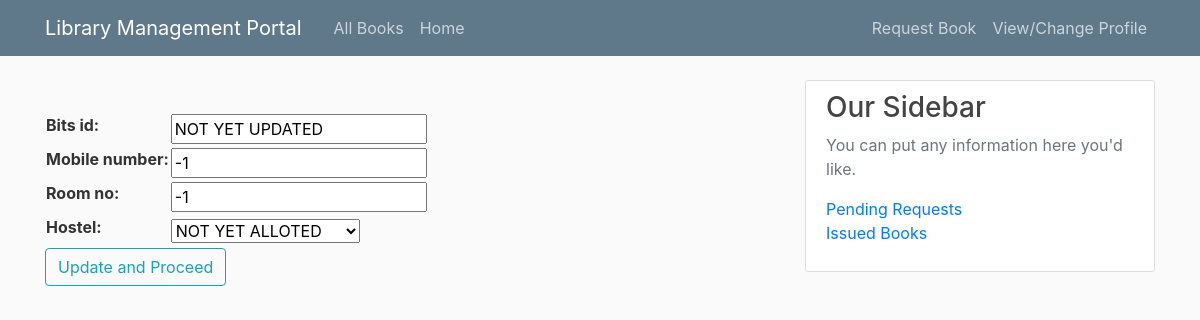
The page /lib/profile/ (signed in) on the database its author committed.
### libmansys/models.py (models this page shows, shortened)
class Student(models.Model):
    bits_id = models.CharField(max_length=13, default="NOT YET UPDATED")
    user_ID = models.IntegerField(default=-1)
    mobile_number = models.IntegerField(default=-1,
                                        validators=[
                                            MaxValueValidator(9999999999),
                                            MinValueValidator(1000000000),
                                        ])
    room_no = models.IntegerField(default=-1)
    hostel = models.CharField(
        max_length=50, choices=HOSTEL_CHOICES, default="NOT YET ALLOTED"
    )

### libmansys/views.py (the view)
# urls.py: path("profile/", views.edit_profile, name="profile"),
def edit_profile(request):
    student = Student.objects.get(
        user_ID=request.user.id
    )  # store's the current student
    if request.method == "POST":  # runs after the form is submitted
        s_form = NewStudentForm(request.POST, instance=student)
        if s_form.is_valid:
            s_form.save()
        return render(request, "libmansys/user_home.html")
    else:  # runs when the user wants to change its account details
        s_form = NewStudentForm(instance=student)
        context = {"s_form": s_form}
        return render(request, "libmansys/update_user_profile.html", context)

### libmansys/forms.py
class NewStudentForm(ModelForm):
    class Meta:
        model = Student
        fields = ["bits_id", "mobile_number", "room_no", "hostel"]

### libmansys/templates/libmansys/update_user_profile.html (shortened to what this page needs)
{%extends "libmansys/base.html"%}
{%block content%}
<form method="POST">
    <fieldset class="form-group">
        <table>
            {{s_form.as_table}}
        </table>
        <div class="form-group">
            <button class="btn btn-outline-info" type="submit">Update and Proceed</button>
        </div>
</form>
{%endblock content%}

### libmansys/static/libmansys/main.css (style rules this page uses)
body { background: #fafafa; color: #333333; margin-top: 5rem; }

### rows shown on the page
Student: bits_id "NOT YET UPDATED", mobile_number "-1", room_no "-1", hostel "NOT YET ALLOTED"
